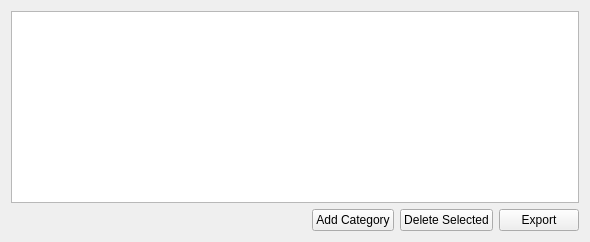
     <widget class="QWidget" name="pageCategories">
      <layout class="QVBoxLayout">
       <item>
        <widget class="QTableView" name="tableCategories">
         <property name="editTriggers">
          <set>QAbstractItemView::DoubleClicked</set>
         </property>
         <property name="alternatingRowColors">
          <bool>true</bool>
         </property>
         <property name="sortingEnabled">
          <bool>true</bool>
         </property>
        </widget>
       </item>
       <item>
        <layout class="QHBoxLayout">
         <item>
          <spacer>
           <property name="orientation">
            <enum>Qt::Horizontal</enum>
           </property>
           <property name="sizeHint" stdset="0">
            <size>
             <width>301</width>
             <height>20</height>
            </size>
           </property>
          </spacer>
         </item>
         <item>
          <widget class="QPushButton" name="btnAddCategory">
           <property name="text">
            <string>Add Category</string>
           </property>
          </widget>
         </item>
         <item>
          <widget class="QPushButton" name="btnDeleteCategory">
           <property name="text">
            <string>Delete Selected</string>
           </property>
          </widget>
         </item>
         <item>
          <widget class="QPushButton" name="btnExportCategories">
           <property name="text">
            <string>Export</string>
           </property>
          </widget>
         </item>
        </layout>
       </item>
      </layout>
     </widget>
